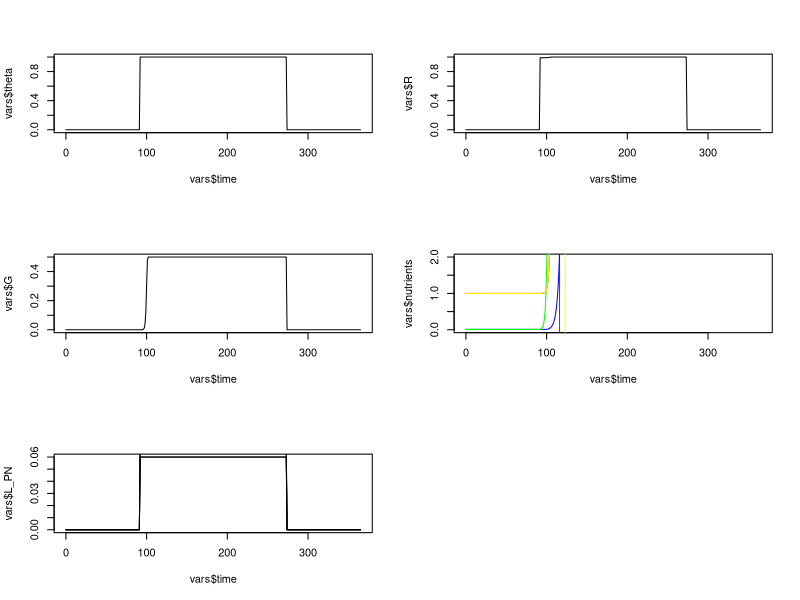

The R source for this figure:
# Libraries --------------------------------------------------------------

library(ggplot2)

# Functions --------------------------------------------------------------

theta <- function(t) {
  y <- sin(((2 * pi * t) / T_period) - (pi / 2))

  y > 0
}

A_mix <- function(t) {
  theta(-t) * a
}

growth_rate <- function(t, vars) {
  r * theta(t) * (vars$nutrients**2 / (alpha**2 + vars$nutrients**2))
}

grazing <- function(t, vars) {
  g * theta(t) * (1 - exp(-I * vars$phyto**2))
}

nutrients <- function(t, vars) {
  -vars$R * vars$phyto *
    vars$L_ZN * (vars$zoo - Z_0) +
    vars$L_PN * (vars$phyto - P_0) +
    L_D * vars$detritus +
    A_mix(t) * (vars$detritus - vars$nutrients) +
    SN_ext
}

phyto <- function(t, vars) {
  vars$R * vars$phyto - vars$L_P * (vars$phyto - P_0) - vars$G * vars$zoo
}

zoo <- function(t, vars) {
  vars$G * vars$zoo - vars$L_Z * (vars$zoo - Z_0)
}

detritus <- function(t, vars) {
  vars$L_ZD * (vars$zoo - Z_0) +
    vars$L_PD * (vars$phyto - P_0) -
    L_D * vars$detritus - A_mix(t) * (vars$detritus - vars$nutrients) + SD_ext
}

L_PN <- function(t) {
  theta(t) * eta + theta(-t) * lambda
}

L_PD <- function(t) {
  theta(t) * delta + theta(-t) * lambda
}

L_ZN <- function(t, vars) {
  theta(t) * nu + theta(-t) * gamma
}

L_ZD <- function(t, vars) {
  theta(t) * sigma + theta(-t) * gamma
}

# Model parameters -------------------------------------------------------

t_0 <- 0
t_f <- 365
dt <- 1

time_seq <- seq(t_0, t_f, dt)

# Constants --------------------------------------------------------------

T_period <- 365
r <- 1
alpha <- 0.1
I <- 1.2
g <- 0.5
a <- 0.2

gamma <- 0.05
delta <- 0.02
eta <- 0.01
lambda <- 0.05
nu <- 0.01
sigma <- 0.02

Z_0 <- 0.01
P_0 <- 0.01

L_D <- 0

SN_ext <- 0
SD_ext <- 0

# Initialize tracked variables -------------------------------------------
zeros <- rep(0, length(time_seq))

vars <- data.frame(
  "time" = seq(t_0, t_f, dt),
  "theta" = zeros,
  "R" = zeros,
  "G" = zeros,
  "L_PN" = zeros,
  "L_PD" = zeros,
  "L_ZN" = zeros,
  "L_ZD" = zeros,
  "L_Z" = zeros,
  "L_D" = zeros,
  "L_P" = zeros,
  "nutrients" = zeros,
  "zoo" = zeros,
  "phyto" = zeros,
  "detritus" = zeros
)

vars$nutrients[1] <- 1
vars$zoo[1] <- Z_0
vars$phyto[1] <- P_0
vars$detritus[1] <- 1

# Main model loop --------------------------------------------------------

for (i in 2:length(time_seq)) {
  t <- vars$time[i]
  vars_before <- vars[i - 1, ]

  vars$theta[i] <- theta(t)
  vars$R[i] <- growth_rate(t, vars_before)
  vars$G[i] <- grazing(t, vars_before)

  vars$L_PN[i] <- L_PN(t)
  vars$L_PD[i] <- L_PD(t)
  vars$L_ZN[i] <- L_ZN(t)
  vars$L_ZD[i] <- L_ZD(t)

  vars$L_Z[i] <- vars$L_ZN[i] + vars$L_ZD[i]
  vars$L_P[i] <- vars$L_PN[i] + vars$L_PD[i]

  dNdt <- nutrients(t, vars_before)
  dZdt <- zoo(t, vars_before)
  dPdt <- phyto(t, vars_before)
  dDdt <- detritus(t, vars_before)

  vars$nutrients[i] <- vars$nutrients[i - 1] + dNdt * dt
  vars$zoo[i] <- vars$zoo[i - 1] + dZdt * dt
  vars$phyto[i] <- vars$phyto[i - 1] + dPdt * dt
  vars$detritus[i] <- vars$detritus[i - 1] + dDdt * dt
}

# Plot results -----------------------------------------------------------

par(mfrow = c(3, 2))

plot(vars$time, vars$theta, type = "l", col = "black")
plot(vars$time, vars$R, type = "l", col = "black")
plot(vars$time, vars$G, type = "l", col = "black")

plot(vars$time, vars$nutrients, type = "l", col = "red", ylim = c(0, 2))
lines(vars$time, vars$zoo, type = "l", col = "blue")
lines(vars$time, vars$phyto, type = "l", col = "green")
lines(vars$time, vars$detritus, type = "l", col = "yellow")

plot(vars$time, vars$L_PN, type = "l")
lines(vars$time, vars$L_PD, type = "l")
lines(vars$time, vars$L_ZN, type = "l")
lines(vars$time, vars$L_ZD, type = "l")
